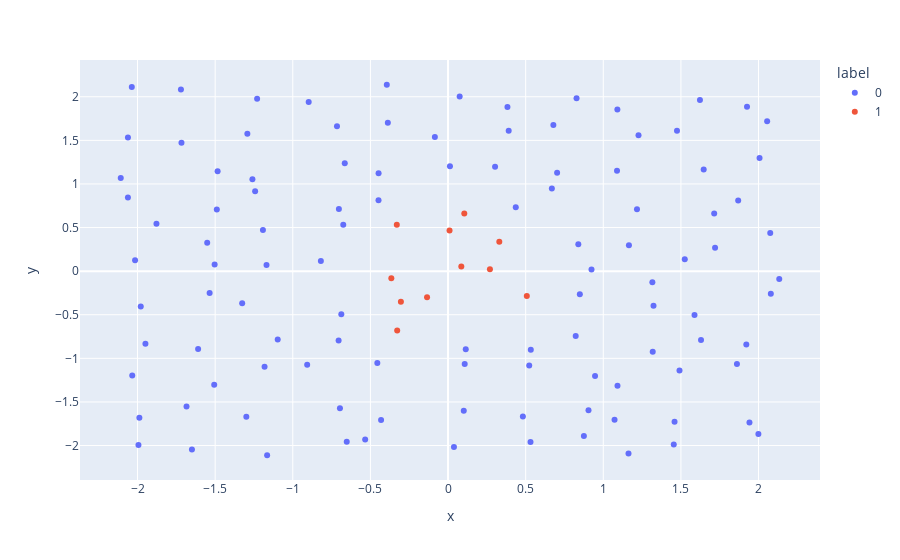

Notebook source saved alongside this figure:
### Code cell
# start the initialisation of the uniform point cloud
_, X = initialisation()

net2 = learn.model

px.scatter(labelling(X,net2), x="x", y="y", color="label")
